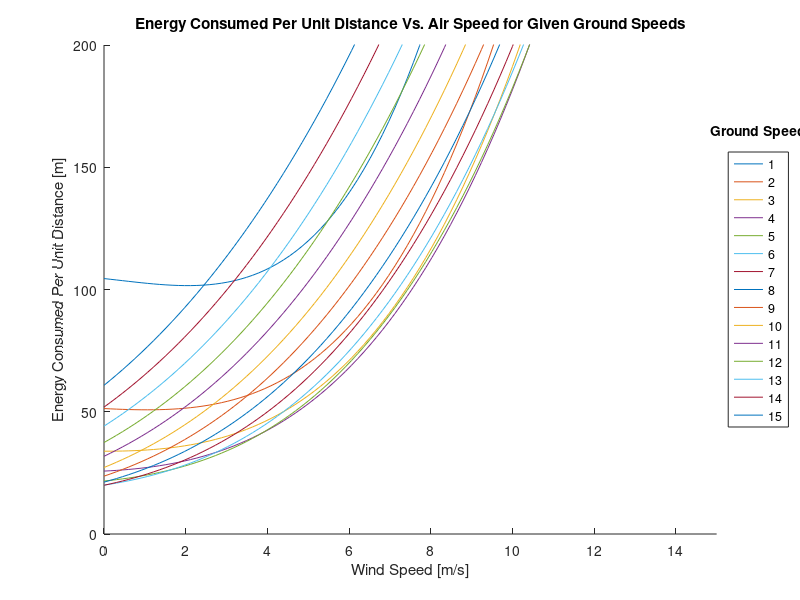

Write the MATLAB code that produced this figure.
clear all
close all
clc

%% Notes
% wind speed is a fixed vector with varying ground speed.

%% Setup
plot_opt = 0;
plot_energy = 1;
plot_pow = 0;

dist = 1;
max_vg = 15;

%% Analysis
% find optimal ground speed
vel_f = linspace(0,15);
for i=1:max_vg
    vel_g(i) = i;
    vel_a(i,:) = vel_f + vel_g(i);
    pow(i,:) = 0.008171*vel_a(i,:).^4 + 0.1757*vel_a(i,:).^3 - 0.846*vel_a(i,:).^2 - 0.6665*vel_a(i,:) + 105.8;
    energy(i,:) = pow(i,:)*dist/vel_g(i);
    [e,ind] = min(energy(i,:));
    opt_ind(i) = ind;
    vel_a_opt(i) = vel_a(i,ind);
    energy_opt(i) = e;
end

%% Plot
if plot_opt
    figure
    hold on
    plot(vel_a_opt,vel_g)
    title('Minmum Energy Air Speed Vs. Ground Speed')
    xlabel('Ground Speed [m/s]')
    ylabel('Minmum Energy Air Speed [m/s]')
    hold off
end

if plot_energy    
    figure
    colors = colormap(lines(length(vel_g)+1));
    hold on
    for i=1:length(vel_g)
        plot(vel_f,energy(i,:),'color',colors(i,:))
        vg_labels{i} = num2str(vel_g(i));
    end
    hleg = legend(vg_labels, 'Location', 'EastOutside');
    htitle = get(hleg,'Title');
    set(htitle,'String','Ground Speed')
    
%     for i=1:length(vel_g)
%         scatter(vel_a(i,opt_ind(i)),energy_opt(i),'r*')
%     end
    title('Energy Consumed Per Unit Distance Vs. Air Speed for Given Ground Speeds')
    xlabel('Wind Speed [m/s]')
    ylabel('Energy Consumed Per Unit Distance [m]')
    axis([0,15,0,200])
    
    hold off
end

if plot_pow
    figure
    hold on
    for i=1:length(vel_g)
        plot(vel_a(i,:),pow(i,:))
    end
    title('Power Vs Air Speed')
    xlabel('Air Speed [m/s]')
    ylabel('Energy Consumed [J]')
    hold off
end